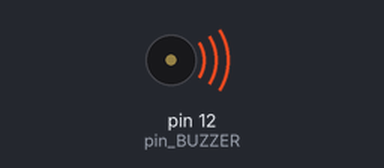
The sketch below on a simulated Arduino Uno, built with avr-gcc and run on an emulated ATmega328P. Shown: buzzer (waves = sounding, pin HIGH).

Above: at 0.5 s.
At 15.3 s:
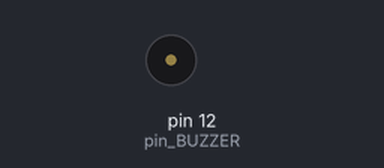
Timing chart, 0 to 21.8 s (numbered marks = the images above):
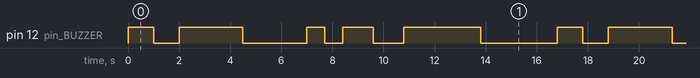

The sketch:

MIsson_3__-3.ino
```cpp
int pin_BUZZER =12;
void setup() {
  // put your setup code here, to run once:
  pinMode(pin_BUZZER,OUTPUT);
}

void loop() {
  // put your main code here, to run repeatedly:
  digitalWrite(pin_BUZZER,HIGH);
  delay(1000);
  digitalWrite(pin_BUZZER,LOW);
  delay(1000);
  digitalWrite(pin_BUZZER,HIGH);
  delay(2500);
  digitalWrite(pin_BUZZER,LOW);
  delay(2500);
  digitalWrite(pin_BUZZER,HIGH);
  delay(700);
  digitalWrite(pin_BUZZER,LOW);
  delay(700);
  digitalWrite(pin_BUZZER,HIGH);
  delay(1200);
  digitalWrite(pin_BUZZER,LOW);
  delay(1200);
  digitalWrite(pin_BUZZER,HIGH);
  delay(3000);
  digitalWrite(pin_BUZZER,LOW);
  delay(3000);

}
```

Measured:
- by itself, pin 12 (pin_BUZZER): repeats every 16.8 s: LOW 1.0 s, HIGH 2.5 s, LOW 2.5 s, HIGH 0.70 s, LOW 0.70 s, HIGH 1.2 s, LOW 1.2 s, HIGH 3.0 s, LOW 3.0 s, HIGH 1.0 s
- by itself, everything shown: repeats every 16.8 s, in 10 steps
